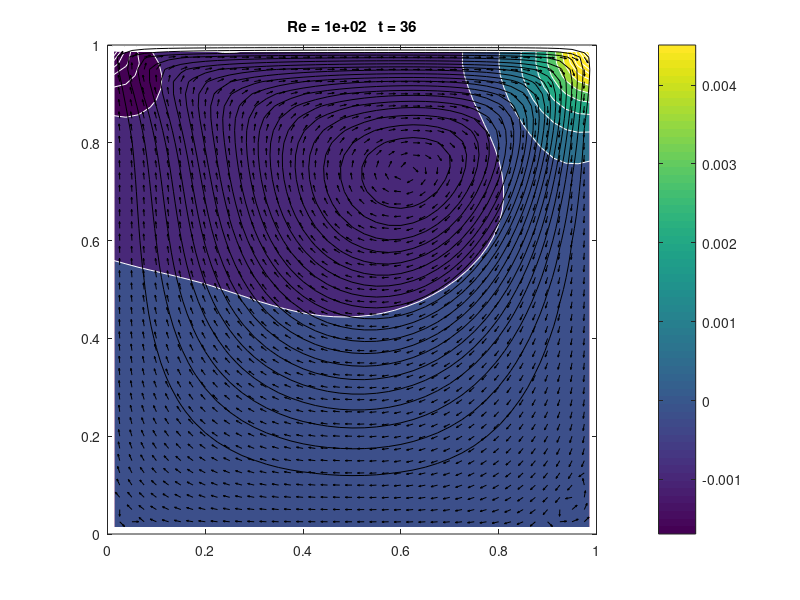

Reproduce this figure in MATLAB.

function mit18086_navierstokes
%MIT18086_NAVIERSTOKES
%    Solves the incompressible Navier-Stokes equations in a
%    rectangular domain with prescribed velocities along the
%    boundary. The solution method is finite differencing on
%    a staggered grid with implicit diffusion and a Chorin
%    projection method for the pressure.
%    Visualization is done by a colormap-isoline plot for
%    pressure and normalized quiver and streamline plot for
%    the velocity field.
%    The standard setup solves a lid driven cavity problem.

% 07/2007 by Benjamin Seibold
%            http://www-math.mit.edu/~seibold/
% Feel free to modify for teaching and learning.
%-----------------------------------------------------------------------
Re = 1e2;     % Reynolds number
dt = 1e-2;    % time step
tf = 36e-0;    % final time
lx = 1;       % width of box
ly = 1;       % height of box
nx = 40;      % number of x-gridpoints
ny = 40;      % number of y-gridpoints
nsteps = 10;  % number of steps with graphic output
%-----------------------------------------------------------------------
nt = ceil(tf/dt); dt = tf/nt;
x = linspace(0,lx,nx+1); hx = lx/nx;
y = linspace(0,ly,ny+1); hy = ly/ny;
[X,Y] = meshgrid(y,x);
%-----------------------------------------------------------------------
% initial conditions
U = zeros(nx-1,ny); V = zeros(nx,ny-1);
% boundary conditions
uN = x*0+1;    vN = avg(x)*0;
uS = x*0;      vS = avg(x)*0;
uW = avg(y)*0; vW = y*0;
uE = avg(y)*0; vE = y*0;
%-----------------------------------------------------------------------
Ubc = dt/Re*([2*uS(2:end-1)' zeros(nx-1,ny-2) 2*uN(2:end-1)']/hx^2+...
      [uW;zeros(nx-3,ny);uE]/hy^2);
Vbc = dt/Re*([vS' zeros(nx,ny-3) vN']/hx^2+...
      [2*vW(2:end-1);zeros(nx-2,ny-1);2*vE(2:end-1)]/hy^2);
fprintf('initialization')
Lp = kron(speye(ny),K1(nx,hx,1))+kron(K1(ny,hy,1),speye(nx));
Lp(1,1) = 3/2*Lp(1,1);
perp = symamd(Lp); Rp = chol(Lp(perp,perp)); Rpt = Rp';
Lu = speye((nx-1)*ny)+dt/Re*(kron(speye(ny),K1(nx-1,hx,2))+...
     kron(K1(ny,hy,3),speye(nx-1)));
peru = symamd(Lu); Ru = chol(Lu(peru,peru)); Rut = Ru';
Lv = speye(nx*(ny-1))+dt/Re*(kron(speye(ny-1),K1(nx,hx,3))+...
     kron(K1(ny-1,hy,2),speye(nx)));
perv = symamd(Lv); Rv = chol(Lv(perv,perv)); Rvt = Rv';
Lq = kron(speye(ny-1),K1(nx-1,hx,2))+kron(K1(ny-1,hy,2),speye(nx-1));
perq = symamd(Lq); Rq = chol(Lq(perq,perq)); Rqt = Rq';

fprintf(', time loop\n--20%%--40%%--60%%--80%%-100%%\n')
for k = 1:nt
   % treat nonlinear terms
   gamma = min(1.2*dt*max(max(max(abs(U)))/hx,max(max(abs(V)))/hy),1);
   Ue = [uW;U;uE]; Ue = [2*uS'-Ue(:,1) Ue 2*uN'-Ue(:,end)];
   Ve = [vS' V vN']; Ve = [2*vW-Ve(1,:);Ve;2*vE-Ve(end,:)];
   Ua = avg(Ue')'; Ud = diff(Ue')'/2;
   Va = avg(Ve);   Vd = diff(Ve)/2;
   UVx = diff(Ua.*Va-gamma*abs(Ua).*Vd)/hx;
   UVy = diff((Ua.*Va-gamma*Ud.*abs(Va))')'/hy;
   Ua = avg(Ue(:,2:end-1));   Ud = diff(Ue(:,2:end-1))/2;
   Va = avg(Ve(2:end-1,:)')'; Vd = diff(Ve(2:end-1,:)')'/2;
   U2x = diff(Ua.^2-gamma*abs(Ua).*Ud)/hx;
   V2y = diff((Va.^2-gamma*abs(Va).*Vd)')'/hy;
   U = U-dt*(UVy(2:end-1,:)+U2x);
   V = V-dt*(UVx(:,2:end-1)+V2y);
   
   % implicit viscosity
   rhs = reshape(U+Ubc,[],1);
   u(peru) = Ru\(Rut\rhs(peru));
   U = reshape(u,nx-1,ny);
   rhs = reshape(V+Vbc,[],1);
   v(perv) = Rv\(Rvt\rhs(perv));
   V = reshape(v,nx,ny-1);
   
   % pressure correction
   rhs = reshape(diff([uW;U;uE])/hx+diff([vS' V vN']')'/hy,[],1);
   p(perp) = -Rp\(Rpt\rhs(perp));
   P = reshape(p,nx,ny);
   U = U-diff(P)/hx;
   V = V-diff(P')'/hy;
   
   % visualization
   if floor(25*k/nt)>floor(25*(k-1)/nt), fprintf('.'), end
   if k==1|floor(nsteps*k/nt)>floor(nsteps*(k-1)/nt)
      % stream function
      rhs = reshape(diff(U')'/hy-diff(V)/hx,[],1);
      q(perq) = Rq\(Rqt\rhs(perq));
      Q = zeros(nx+1,ny+1);
      Q(2:end-1,2:end-1) = reshape(q,nx-1,ny-1);
      clf, contourf(avg(x),avg(y),P',20,'w-'), hold on;
      colorbar;
      contour(x,y,Q',20,'k-');
      Ue = [uS' avg([uW;U;uE]')' uN'];
      Ve = [vW;avg([vS' V vN']);vE];
      Len = sqrt(Ue.^2+Ve.^2+eps);
      quiver(x,y,(Ue./Len)',(Ve./Len)',.4,'k-')
      hold off, axis equal, axis([0 lx 0 ly])
      p = sort(p); caxis(p([8 end-7]))
      title(sprintf('Re = %0.1g   t = %0.2g',Re,k*dt))
      drawnow
   end
end
fprintf('\n')

%=======================================================================

function B = avg(A,k)
if nargin<2, k = 1; end
if size(A,1)==1, A = A'; end
if k<2, B = (A(2:end,:)+A(1:end-1,:))/2; else, B = avg(A,k-1); end
if size(A,2)==1, B = B'; end

function A = K1(n,h,a11)
% a11: Neumann=1, Dirichlet=2, Dirichlet mid=3;
A = spdiags([-1 a11 0;ones(n-2,1)*[-1 2 -1];0 a11 -1],-1:1,n,n)'/h^2;